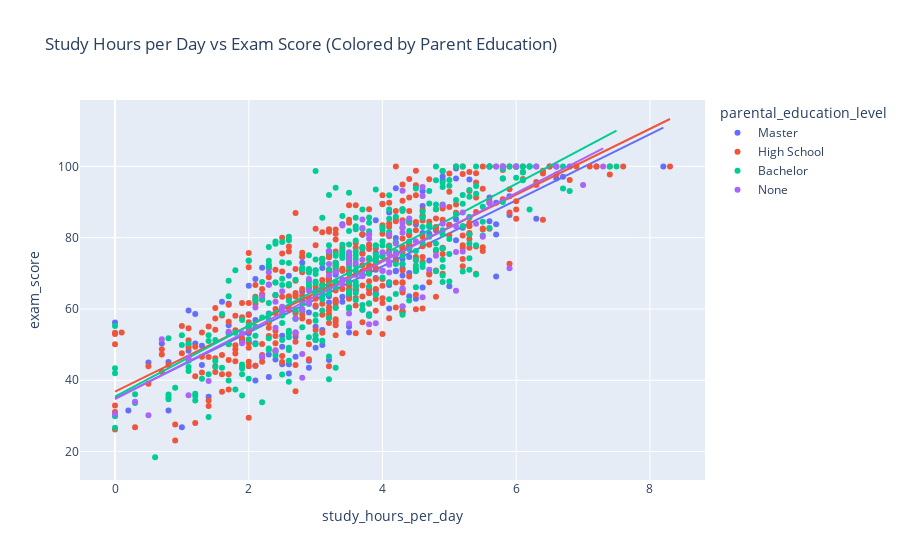

Here is the notebook cell this chart was saved with:
### Markdown cell above
One of the strongest findings concerns the relationship between study hours per day and exam scores. The scatter plots show a clear, positive relationship: students who dedicate more time to studying tend to achieve higher exam scores. While there is some natural variation, the general upward trend suggests that consistent study routines remain one of the most influential predictors of academic achievement. Additionally, when the data is colored by parental education level, the plot indicates that students from families with higher educational backgrounds tend to cluster slightly higher in performance. This may reflect increased academic support at home or greater familiarity with structured learning environments.

### Code cell
#scatter plot of study hours vs exam score Colored by Parent Education.
fig = px.scatter(
    students,
    x="study_hours_per_day",
    y="exam_score",
    trendline="ols",
    color="parental_education_level",
    title="Study Hours per Day vs Exam Score (Colored by Parent Education)"
)
fig.show()

### Figure 1 — Plotly figure (JSON) as saved in the notebook; plotly's stock layout.template omitted (floating-point values rounded to 4 significant figures; data arrays with more than 128 entries replaced by an {"elided": "..."} marker saying what was removed)
{"data": [{"hovertemplate": "parental_education_level=Master<br>study_hours_per_day=%{x}<br>exam_score=%{y}<extra></extra>", "legendgroup": "Master", "marker": {"color": "#636efa", "symbol": "circle"}, "mode": "markers", "name": "Master", "orientation": "v", "showlegend": true, "type": "scatter", "x": {"elided": "167 float values"}, "xaxis": "x", "y": {"elided": "167 float values"}, "yaxis": "y"}, {"hovertemplate": "<b>OLS trendline</b><br>exam_score = 9.26438 * study_hours_per_day + 34.9237<br>R<sup>2</sup>=0.693623<br><br>parental_education_level=Master<br>study_hours_per_day=%{x}<br>exam_score=%{y} <b>(trend)</b><extra></extra>", "legendgroup": "Master", "marker": {"color": "#636efa", "symbol": "circle"}, "mode": "lines", "name": "Master", "showlegend": false, "type": "scatter", "x": {"elided": "167 float values"}, "xaxis": "x", "y": {"elided": "167 float values"}, "yaxis": "y"}, {"hovertemplate": "parental_education_level=High School<br>study_hours_per_day=%{x}<br>exam_score=%{y}<extra></extra>", "legendgroup": "High School", "marker": {"color": "#EF553B", "symbol": "circle"}, "mode": "markers", "name": "High School", "orientation": "v", "showlegend": true, "type": "scatter", "x": {"elided": "392 float values"}, "xaxis": "x", "y": {"elided": "392 float values"}, "yaxis": "y"}, {"hovertemplate": "<b>OLS trendline</b><br>exam_score = 9.21408 * study_hours_per_day + 36.8254<br>R<sup>2</sup>=0.678253<br><br>parental_education_level=High School<br>study_hours_per_day=%{x}<br>exam_score=%{y} <b>(trend)</b><extra></extra>", "legendgroup": "High School", "marker": {"color": "#EF553B", "symbol": "circle"}, "mode": "lines", "name": "High School", "showlegend": false, "type": "scatter", "x": {"elided": "392 float values"}, "xaxis": "x", "y": {"elided": "392 float values"}, "yaxis": "y"}, {"hovertemplate": "parental_education_level=Bachelor<br>study_hours_per_day=%{x}<br>exam_score=%{y}<extra></extra>", "legendgroup": "Bachelor", "marker": {"color": "#00cc96", "symbol": "circle"}, "mode": "markers", "name": "Bachelor", "orientation": "v", "showlegend": true, "type": "scatter", "x": {"elided": "350 float values"}, "xaxis": "x", "y": {"elided": "350 float values"}, "yaxis": "y"}, {"hovertemplate": "<b>OLS trendline</b><br>exam_score = 9.95176 * study_hours_per_day + 35.3902<br>R<sup>2</sup>=0.678963<br><br>parental_education_level=Bachelor<br>study_hours_per_day=%{x}<br>exam_score=%{y} <b>(trend)</b><extra></extra>", "legendgroup": "Bachelor", "marker": {"color": "#00cc96", "symbol": "circle"}, "mode": "lines", "name": "Bachelor", "showlegend": false, "type": "scatter", "x": {"elided": "350 float values"}, "xaxis": "x", "y": {"elided": "350 float values"}, "yaxis": "y"}, {"hovertemplate": "parental_education_level=None<br>study_hours_per_day=%{x}<br>exam_score=%{y}<extra></extra>", "legendgroup": "None", "marker": {"color": "#ab63fa", "symbol": "circle"}, "mode": "markers", "name": "None", "orientation": "v", "showlegend": true, "type": "scatter", "x": [4.6, 4.0, 2.5, 2.3, 4.1, 4.3, 4.3, 2.1, 3.7, 7.0, 4.1, 2.4, 2.2, 4.2, 4.3, 2.9, 3.7, 3.7, 5.7, 5.1, 5.9, 3.8, 2.5, 4.0, 2.2, 4.1, 4.6, 7.3, 5.8, 5.1, 4.3, 3.2, 2.4, 4.8, 3.4, 2.4, 5.2, 6.6, 2.5, 5.1, 3.5, 3.4, 3.2, 5.5, 0.3, 3.5, 2.7, 2.9, 2.8, 2.8, 3.8, 2.7, 3.4, 4.6, 6.3, 3.6, 1.1, 1.4, 2.3, 1.1, 4.3, 3.2, 1.9, 3.7, 3.3, 0.7, 2.7, 4.1, 1.9, 2.8, 4.5, 0.5, 0.0, 3.9, 2.9, 5.6, 4.3, 4.9, 4.1, 3.5, 4.2, 3.5, 3.8, 4.9, 5.4, 3.5, 4.4, 1.7, 4.7, 6.0, 5.2], "xaxis": "x", "y": [63.3, 70.7, 59.7, 66.9, 70.2, 93.2, 60.8, 60.4, 82.7, 94.8, 80.8, 62.0, 46.7, 75.4, 81.4, 65.2, 69.2, 85.1, 100.0, 65.1, 71.4, 79.7, 60.6, 75.9, 63.7, 75.4, 94.2, 100.0, 100.0, 76.0, 65.7, 72.6, 48.3, 74.9, 68.3, 54.7, 87.1, 100.0, 65.0, 83.2, 55.9, 67.0, 69.4, 80.3, 34.0, 72.9, 57.3, 61.6, 40.7, 47.4, 81.0, 53.4, 83.4, 91.7, 100.0, 72.9, 35.8, 39.8, 70.3, 46.3, 84.2, 76.3, 50.4, 73.8, 70.4, 51.5, 53.4, 72.4, 53.2, 59.9, 79.0, 30.2, 30.5, 56.0, 68.4, 89.7, 82.9, 83.9, 73.2, 58.7, 78.4, 75.9, 55.7, 89.2, 83.9, 74.5, 85.4, 53.6, 71.0, 100.0, 76.1], "yaxis": "y"}, {"hovertemplate": "<b>OLS trendline</b><br>exam_score = 9.63933 * study_hours_per_day + 34.7181<br>R<sup>2</sup>=0.725857<br><br>parental_education_level=None<br>study_hours_per_day=%{x}<br>exam_score=%{y} <b>(trend)</b><extra></extra>", "legendgroup": "None", "marker": {"color": "#ab63fa", "symbol": "circle"}, "mode": "lines", "name": "None", "showlegend": false, "type": "scatter", "x": [0.0, 0.3, 0.5, 0.7, 1.1, 1.1, 1.4, 1.7, 1.9, 1.9, 2.1, 2.2, 2.2, 2.3, 2.3, 2.4, 2.4, 2.4, 2.5, 2.5, 2.5, 2.7, 2.7, 2.7, 2.8, 2.8, 2.8, 2.9, 2.9, 2.9, 3.2, 3.2, 3.2, 3.3, 3.4, 3.4, 3.4, 3.5, 3.5, 3.5, 3.5, 3.5, 3.6, 3.7, 3.7, 3.7, 3.7, 3.8, 3.8, 3.8, 3.9, 4.0, 4.0, 4.1, 4.1, 4.1, 4.1, 4.1, 4.2, 4.2, 4.3, 4.3, 4.3, 4.3, 4.3, 4.3, 4.4, 4.5, 4.6, 4.6, 4.6, 4.7, 4.8, 4.9, 4.9, 5.1, 5.1, 5.1, 5.2, 5.2, 5.4, 5.5, 5.6, 5.7, 5.8, 5.9, 6.0, 6.3, 6.6, 7.0, 7.3], "xaxis": "x", "y": [34.72, 37.61, 39.54, 41.47, 45.32, 45.32, 48.21, 51.1, 53.03, 53.03, 54.96, 55.92, 55.92, 56.89, 56.89, 57.85, 57.85, 57.85, 58.82, 58.82, 58.82, 60.74, 60.74, 60.74, 61.71, 61.71, 61.71, 62.67, 62.67, 62.67, 65.56, 65.56, 65.56, 66.53, 67.49, 67.49, 67.49, 68.46, 68.46, 68.46, 68.46, 68.46, 69.42, 70.38, 70.38, 70.38, 70.38, 71.35, 71.35, 71.35, 72.31, 73.28, 73.28, 74.24, 74.24, 74.24, 74.24, 74.24, 75.2, 75.2, 76.17, 76.17, 76.17, 76.17, 76.17, 76.17, 77.13, 78.1, 79.06, 79.06, 79.06, 80.02, 80.99, 81.95, 81.95, 83.88, 83.88, 83.88, 84.84, 84.84, 86.77, 87.73, 88.7, 89.66, 90.63, 91.59, 92.55, 95.45, 98.34, 102.2, 105.1], "yaxis": "y"}], "layout": {"legend": {"title": {"text": "parental_education_level"}, "tracegroupgap": 0}, "title": {"text": "Study Hours per Day vs Exam Score (Colored by Parent Education)"}, "xaxis": {"anchor": "y", "domain": [0, 1], "title": {"text": "study_hours_per_day"}}, "yaxis": {"anchor": "x", "domain": [0, 1], "title": {"text": "exam_score"}}}}
